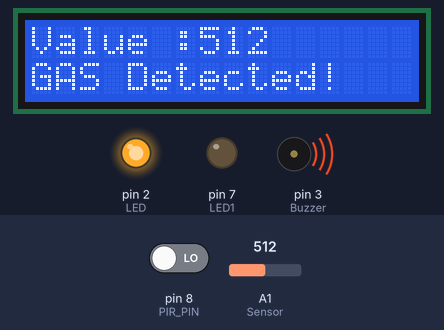
Bench run of a sketch on a simulated Arduino Uno, built with avr-gcc and run on an emulated ATmega328P. Parts: 16×2 character LCD, output pins drawn as LEDs (lit = HIGH), buzzer (waves = sounding, pin HIGH). The inputs (shaded band) are chosen by the test bench; at power-on: A1 (Sensor) = 512, pin 8 (PIR_PIN) LOW.

Above: at 1.2 s.
1.3 s: A1 (Sensor) set to 409
At 2.5 s:
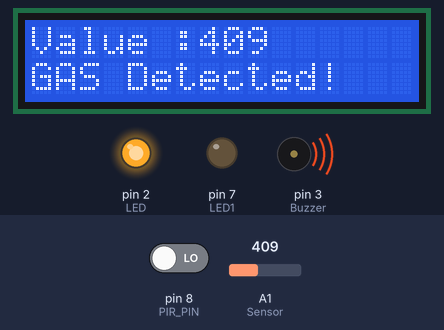
3.1 s: A1 (Sensor) set to 389
At 4.3 s:
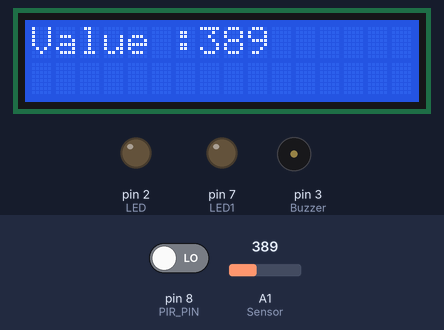
4.7 s: pin 8 (PIR_PIN) driven HIGH
At 6.0 s:
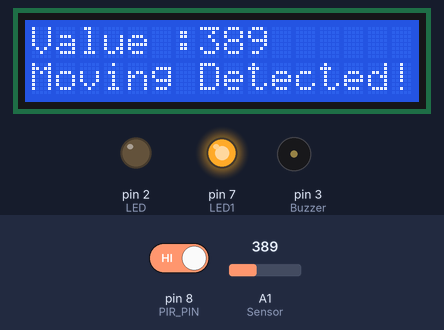
6.3 s: A1 (Sensor) set to 410
At 6.9 s:
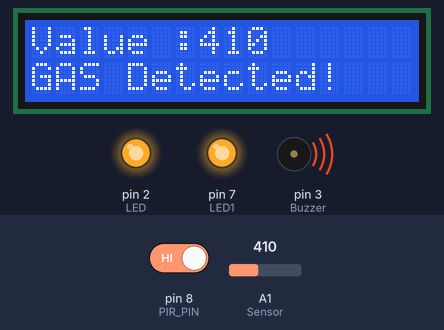
Timing chart, 0 to 8.9 s (numbered marks = the images above; inputs shaded):
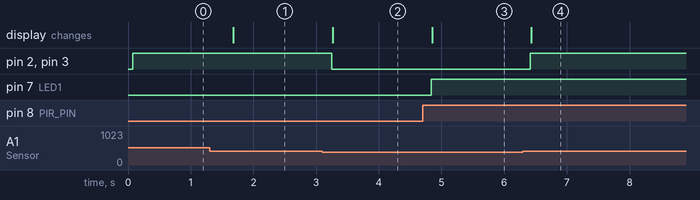

Measured:
- the behaviour switches between 401 and 400 on A1 (Sensor) (found by bisection; images 1 and 2)
- after the input at 1.3 s, the display: changes after 0.38 s (image 1)
- after the input at 3.1 s, pin 2 (LED), pin 3 (Buzzer): HIGH → LOW after 0.15 s; the display: changes after 0.16 s (image 2)
- after the input at 4.7 s, pin 7 (LED1): LOW → HIGH after 0.13 s; the display: changes after 0.15 s (image 3)
- after the input at 6.3 s, pin 2 (LED), pin 3 (Buzzer): LOW → HIGH after 0.12 s; the display: changes after 0.13 s (image 4)

The sketch:

sketch_may8a.ino
```cpp
#include <LiquidCrystal_I2C.h>
LiquidCrystal_I2C lcd(0x27, 16, 2);

#define LED 2
#define LED1 7
#define Buzzer 3
#define Sensor A1
#define PIR_PIN 8

unsigned long lastMotionTime = 0;
bool motionDetected = false;

void setup() {
  Serial.begin(9600);
  lcd.init();
  lcd.backlight();
  pinMode(LED, OUTPUT);
  pinMode(LED1, OUTPUT);
  pinMode(Buzzer, OUTPUT);
  pinMode(PIR_PIN, INPUT);
}

void loop() {
  int value = analogRead(Sensor);
  int motion = digitalRead(PIR_PIN);

  lcd.setCursor(0, 0);
  lcd.print("Value :");
  lcd.print(value);
  lcd.print("   ");

  bool gasDetected = false;
  if (value > 400) {
    digitalWrite(LED, HIGH);
    digitalWrite(Buzzer, HIGH);
    gasDetected = true;
  } else {
    digitalWrite(LED, LOW);
    digitalWrite(Buzzer, LOW);
  }

  if (motion == HIGH) {
    lastMotionTime = millis();
    motionDetected = true;
  } else if (millis() - lastMotionTime > 3000) {
    motionDetected = false;
  }

  digitalWrite(LED1, motionDetected ? HIGH : LOW);

  lcd.setCursor(0, 1);
  if (gasDetected) {
    lcd.print("GAS Detected!   ");
  } else if (motionDetected) {
    lcd.print("Moving Detected!");
  } else {
    lcd.print("                ");
  }

  delay(500);
}
```
